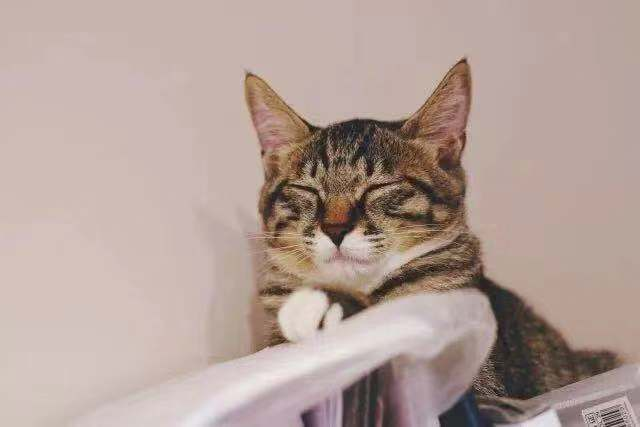
#> input picture opencv/图像放射变换/cat.jpg, 640 x 427 px, found by its file name
$ python Affine.py
#> lines starting #> are read from the running program, lines starting #| are printed output that depends on the picture
import cv2
import numpy as np
img = cv2.imread("D://python//opencv2//cat.jpg")
#> img is the input picture: shape (427, 640, 3); mean B, G, R 152.9, 160, 179.6
cv2.imshow('picture',img)
imgInfo = img.shape
#> imgInfo = (427, 640, 3)
height = imgInfo[0]
#> height = 427
width = imgInfo[1]
#> width = 640
matSrc = np.float32([[0,0],[0,height-1],[width-1,0]])
#> matSrc = [[0, 0], [0, 426], [639, 0]]
matDst = np.float32([[50,50],[300,height-200],[width-300,100]])
#> matDst = [[50, 50], [300, 227], [340, 100]]
matAffine = cv2.getAffineTransform(matSrc,matDst)
dst = cv2.warpAffine(img,matAffine,(width,height))
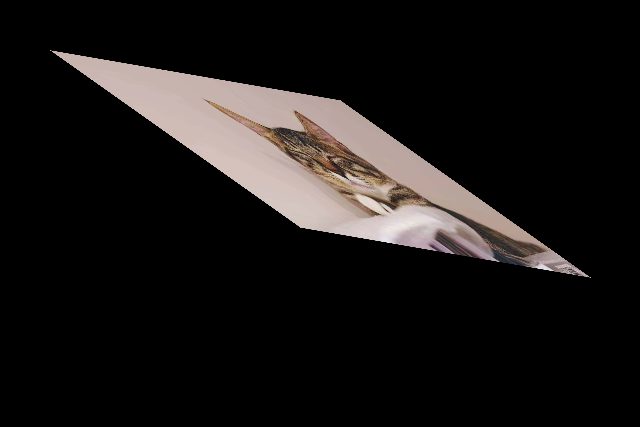
#> dst: shape (427, 640, 3); mean B, G, R 21.8, 22.8, 25.6
cv2.imshow('Affine',dst)
cv2.imwrite("D://python//opencv2//Affine.jpg",dst)
cv2.waitKey(0)
